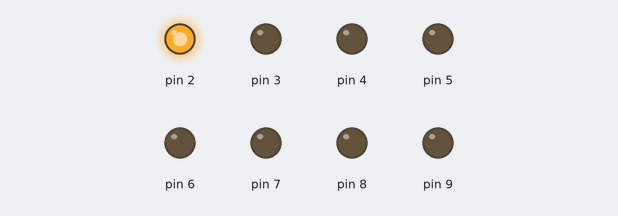
The sketch below on a simulated Arduino Uno, built with avr-gcc and run on an emulated ATmega328P. Shown: output pins drawn as LEDs (lit = HIGH).

Above: at 0.17 s.
At 3.6 s:
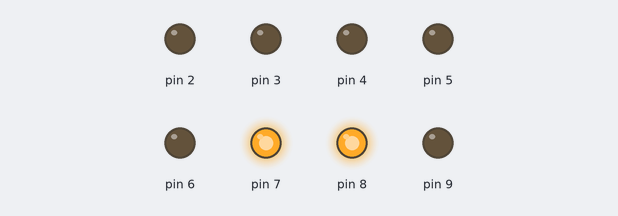
At 7.8 s:
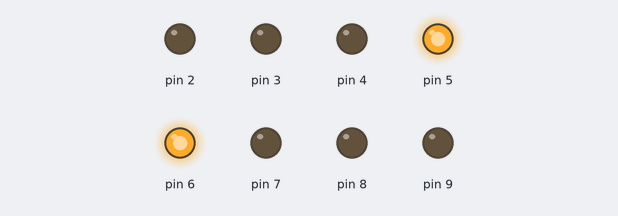
At 15.5 s:
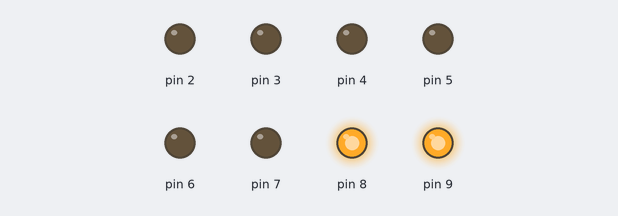
At 28.4 s:
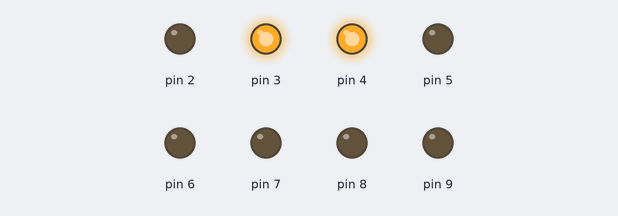
At 38.2 s:
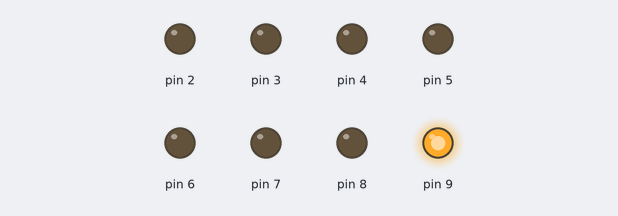
Timing chart, 0 to 40.0 s (numbered marks = the images above):
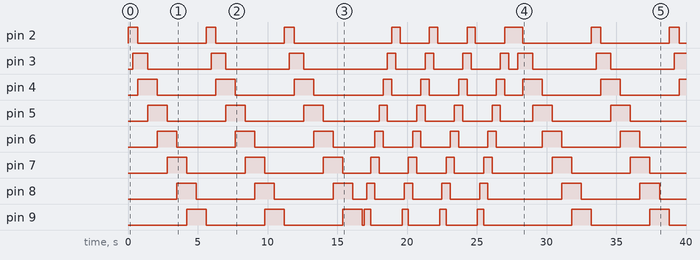

Measured:
- by itself, pin 2: LOW → HIGH at 0.00 s, → LOW 0.70 s later, → HIGH 4.9 s later, → LOW 0.70 s later, … (18 changes in this stretch)
- by itself, pin 3: LOW → HIGH at 0.35 s, → LOW 1.1 s later, → HIGH 4.6 s later, → LOW 1.1 s later, … (19 changes in this stretch)
- by itself, pin 4: LOW → HIGH at 0.70 s, → LOW 1.4 s later, → HIGH 4.2 s later, → LOW 1.4 s later, … (19 changes in this stretch)
- by itself, pin 5: goes 3 × (HIGH 1.4 s, LOW 4.2 s), 4 × (HIGH 0.60 s, LOW 2.1 s), HIGH 1.4 s, LOW 4.2 s, HIGH 1.4 s, then LOW
- by itself, pin 6: LOW → HIGH at 2.1 s, → LOW 1.4 s later, → HIGH 4.2 s later, → LOW 1.4 s later, … (18 changes in this stretch)
- by itself, pin 7: LOW → HIGH at 2.8 s, → LOW 1.4 s later, → HIGH 4.2 s later, → LOW 1.4 s later, … (18 changes in this stretch)
- by itself, pin 8: LOW → HIGH at 3.5 s, → LOW 1.4 s later, → HIGH 4.2 s later, → LOW 1.4 s later, … (18 changes in this stretch)
- by itself, pin 9: LOW → HIGH at 4.2 s, → LOW 1.4 s later, → HIGH 4.2 s later, → LOW 1.4 s later, … (18 changes in this stretch)

The sketch:

Spinner_cockpit.ino
```cpp
/*
  8 LEDs set up in a row, for a chase sequence.
  Each LED is on a digital pin from 2-9, with
  a 220 ohm resistor to ground.

  cobbled together by Tim Nielsen
  2/7/18

*/
int LEDoff = 0;   //name my LEDons and my LEDoffs, so I cans track them and step through them.
int LEDon = 2;

// the setup function runs once when you press reset or power the board
void setup() {
  // initialize the digital pins needed as outputs.
  pinMode(2, OUTPUT);
  pinMode(3, OUTPUT);
  pinMode(4, OUTPUT);
  pinMode(5, OUTPUT);
  pinMode(6, OUTPUT);
  pinMode(7, OUTPUT);
  pinMode(8, OUTPUT);
  pinMode(9, OUTPUT);

  //turn off all the LEDs
  for (int LEDon = 2; LEDon <11; LEDon++) {
    digitalWrite(LEDon, LOW);
  }
/* hey, two different pieces of code used to accomplish pretty similar effects.
 *  just nice to have both as a reference.
 */
}

// the loop function runs over and over again forever
void loop() {


    //lets start with a slow upwards chase, with two LEDs on and travelling

  for (int i=0; i <= 2; i++) {  //sets my count of this particular loop
    for (int LEDon = 2; LEDon <10; LEDon++) {  //begins at pin 2 and counts up to 10, changing pin number of LEDoff

    digitalWrite(LEDon, HIGH);
    delay(350);
    digitalWrite(LEDon + 1, HIGH);
    delay(350);
    digitalWrite(LEDon + 2, HIGH);
    digitalWrite(LEDon, LOW);

    }
  }
// reverses direction, speeds up.  Two LEDs on and travelling

for (int i=0; i <= 3; i++) {  //sets my count of this particular loop
    for (int LEDon = 10; LEDon >1; LEDon--) {  //begins at pin 2 and counts up to 10, changing pin number of LEDoff

    digitalWrite(LEDon, HIGH);
    delay(150);
    digitalWrite(LEDon - 1, HIGH);
    delay(150);
    digitalWrite(LEDon - 2, HIGH);
    digitalWrite(LEDon, LOW);
    }
  }
}

/*
// unused loop, fast downwards chase, with two LED off
  for (int i=0; i <=3; i++) {  //sets my count of this particular loop
    for (int LEDoff = 10; LEDoff >1; LEDoff--) {  //begins at pin 10 and counts down to 2,changing pin number of LEDoff
      delay(150);
      digitalWrite(LEDoff, LOW);
      delay(150);
      digitalWrite(LEDoff - 1, LOW);
      delay (150);
      digitalWrite(LEDoff - 2, LOW);
      digitalWrite(LEDoff, HIGH);

    }
   }
     {//turn off all the LEDs
  for (int LEDon = 2; LEDon <11; LEDon++) {
    digitalWrite(LEDon, LOW);}
    }
 */
```
